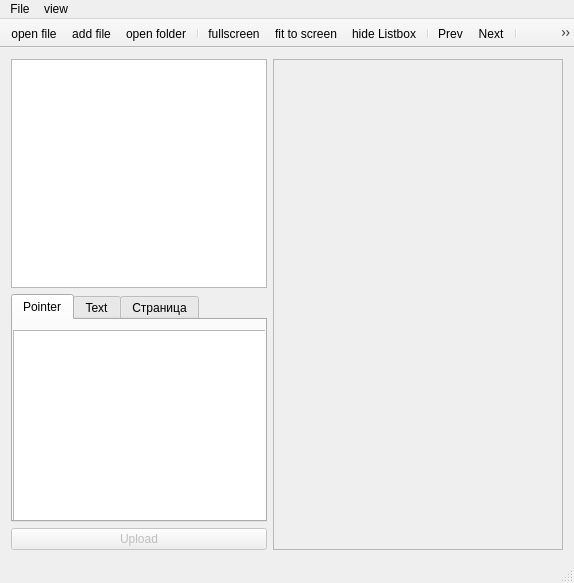
<?xml version="1.0" encoding="UTF-8"?>
<ui version="4.0">
 <class>MainWindowClass</class>
 <widget class="QMainWindow" name="MainWindowClass">
  <property name="geometry">
   <rect>
    <x>0</x>
    <y>0</y>
    <width>574</width>
    <height>583</height>
   </rect>
  </property>
  <property name="windowTitle">
   <string>QVi</string>
  </property>
  <property name="windowIcon">
   <iconset resource="resource.qrc">
    <normaloff>:/images/images/icon.png</normaloff>:/images/images/icon.png</iconset>
  </property>
  <widget class="QWidget" name="centralWidget">
   <property name="sizePolicy">
    <sizepolicy hsizetype="Expanding" vsizetype="Expanding">
     <horstretch>0</horstretch>
     <verstretch>0</verstretch>
    </sizepolicy>
   </property>
   <layout class="QHBoxLayout" name="horizontalLayout_2" stretch="0,1">
    <property name="sizeConstraint">
     <enum>QLayout::SetDefaultConstraint</enum>
    </property>
    <item>
     <layout class="QVBoxLayout" name="verticalLayout" stretch="0,0,0">
      <property name="sizeConstraint">
       <enum>QLayout::SetMaximumSize</enum>
      </property>
      <property name="rightMargin">
       <number>0</number>
      </property>
      <item>
       <widget class="MyListView" name="listView">
        <property name="enabled">
         <bool>true</bool>
        </property>
        <property name="sizePolicy">
         <sizepolicy hsizetype="Expanding" vsizetype="Expanding">
          <horstretch>0</horstretch>
          <verstretch>0</verstretch>
         </sizepolicy>
        </property>
        <property name="minimumSize">
         <size>
          <width>130</width>
          <height>0</height>
         </size>
        </property>
        <property name="maximumSize">
         <size>
          <width>1000000</width>
          <height>16777215</height>
         </size>
        </property>
        <property name="baseSize">
         <size>
          <width>0</width>
          <height>0</height>
         </size>
        </property>
        <property name="editTriggers">
         <set>QAbstractItemView::NoEditTriggers</set>
        </property>
        <property name="selectionMode">
         <enum>QAbstractItemView::SingleSelection</enum>
        </property>
        <property name="iconSize">
         <size>
          <width>100</width>
          <height>100</height>
         </size>
        </property>
        <property name="movement">
         <enum>QListView::Static</enum>
        </property>
        <property name="flow">
         <enum>QListView::LeftToRight</enum>
        </property>
        <property name="isWrapping" stdset="0">
         <bool>true</bool>
        </property>
        <property name="resizeMode">
         <enum>QListView::Fixed</enum>
        </property>
        <property name="viewMode">
         <enum>QListView::IconMode</enum>
        </property>
        <property name="selectionRectVisible">
         <bool>false</bool>
        </property>
       </widget>
      </item>
      <item>
       <widget class="QTabWidget" name="tabWidget">
        <property name="currentIndex">
         <number>0</number>
        </property>
        <widget class="QWidget" name="tab">
         <attribute name="title">
          <string>Pointer</string>
         </attribute>
         <widget class="QTreeView" name="pointer">
          <property name="geometry">
           <rect>
            <x>0</x>
            <y>10</y>
            <width>256</width>
            <height>192</height>
           </rect>
          </property>
         </widget>
        </widget>
        <widget class="QWidget" name="tab_2">
         <attribute name="title">
          <string>Text</string>
         </attribute>
         <widget class="QWidget" name="layoutWidget">
          <property name="geometry">
           <rect>
            <x>0</x>
            <y>0</y>
            <width>251</width>
            <height>217</height>
           </rect>
          </property>
          <layout class="QVBoxLayout" name="verticalLayout_2">
           <property name="spacing">
            <number>0</number>
           </property>
           <property name="sizeConstraint">
            <enum>QLayout::SetMinimumSize</enum>
           </property>
           <item>
            <widget class="QLabel" name="label">
             <property name="text">
              <string>Description</string>
             </property>
            </widget>
           </item>
           <item>
            <widget class="QTextEdit" name="textEdit"/>
           </item>
          </layout>
         </widget>
        </widget>
        <widget class="QWidget" name="tab_3">
         <attribute name="title">
          <string>Страница</string>
         </attribute>
         <widget class="QWidget" name="layoutWidget">
          <property name="geometry">
           <rect>
            <x>0</x>
            <y>0</y>
            <width>271</width>
            <height>66</height>
           </rect>
          </property>
          <layout class="QVBoxLayout" name="verticalLayout_3">
           <property name="sizeConstraint">
            <enum>QLayout::SetMaximumSize</enum>
           </property>
           <item>
            <layout class="QHBoxLayout" name="horizontalLayout_5">
             <item>
              <widget class="QLabel" name="label_3">
               <property name="text">
                <string>Author</string>
               </property>
              </widget>
             </item>
             <item>
              <widget class="QLineEdit" name="lineEdit_2"/>
             </item>
            </layout>
           </item>
           <item>
            <layout class="QHBoxLayout" name="horizontalLayout_4">
             <item>
              <widget class="QLabel" name="label_2">
               <property name="text">
                <string>Sources</string>
               </property>
              </widget>
             </item>
             <item>
              <widget class="QLineEdit" name="lineEdit"/>
             </item>
            </layout>
           </item>
          </layout>
         </widget>
        </widget>
       </widget>
      </item>
      <item>
       <widget class="QPushButton" name="uploadButton">
        <property name="enabled">
         <bool>false</bool>
        </property>
        <property name="text">
         <string>Upload</string>
        </property>
       </widget>
      </item>
     </layout>
    </item>
    <item>
     <widget class="QFrame" name="frame">
      <property name="frameShape">
       <enum>QFrame::StyledPanel</enum>
      </property>
      <property name="frameShadow">
       <enum>QFrame::Sunken</enum>
      </property>
      <layout class="QHBoxLayout" name="horizontalLayout_3">
       <property name="spacing">
        <number>1</number>
       </property>
       <property name="margin">
        <number>1</number>
       </property>
       <item>
        <widget class="QScrollArea" name="scrollArea">
         <property name="sizePolicy">
          <sizepolicy hsizetype="Expanding" vsizetype="Expanding">
           <horstretch>0</horstretch>
           <verstretch>0</verstretch>
          </sizepolicy>
         </property>
         <property name="autoFillBackground">
          <bool>false</bool>
         </property>
         <property name="frameShape">
          <enum>QFrame::NoFrame</enum>
         </property>
         <property name="frameShadow">
          <enum>QFrame::Sunken</enum>
         </property>
         <property name="lineWidth">
          <number>0</number>
         </property>
         <property name="widgetResizable">
          <bool>true</bool>
         </property>
         <widget class="QWidget" name="scrollAreaWidgetContents">
          <property name="geometry">
           <rect>
            <x>0</x>
            <y>0</y>
            <width>288</width>
            <height>486</height>
           </rect>
          </property>
          <property name="sizePolicy">
           <sizepolicy hsizetype="Expanding" vsizetype="Expanding">
            <horstretch>0</horstretch>
            <verstretch>0</verstretch>
           </sizepolicy>
          </property>
          <property name="autoFillBackground">
           <bool>true</bool>
          </property>
          <layout class="QHBoxLayout" name="horizontalLayout">
           <property name="spacing">
            <number>0</number>
           </property>
           <property name="margin">
            <number>0</number>
           </property>
           <item>
            <widget class="QImageLabel" name="imageLabel">
             <property name="sizePolicy">
              <sizepolicy hsizetype="Expanding" vsizetype="Expanding">
               <horstretch>0</horstretch>
               <verstretch>0</verstretch>
              </sizepolicy>
             </property>
             <property name="autoFillBackground">
              <bool>true</bool>
             </property>
             <property name="frameShape">
              <enum>QFrame::NoFrame</enum>
             </property>
             <property name="frameShadow">
              <enum>QFrame::Raised</enum>
             </property>
             <property name="lineWidth">
              <number>0</number>
             </property>
             <property name="text">
              <string/>
             </property>
             <property name="scaledContents">
              <bool>false</bool>
             </property>
             <property name="alignment">
              <set>Qt::AlignCenter</set>
             </property>
             <property name="indent">
              <number>0</number>
             </property>
            </widget>
           </item>
          </layout>
         </widget>
        </widget>
       </item>
      </layout>
     </widget>
    </item>
   </layout>
  </widget>
  <widget class="QMenuBar" name="menuBar">
   <property name="geometry">
    <rect>
     <x>0</x>
     <y>0</y>
     <width>574</width>
     <height>21</height>
    </rect>
   </property>
   <widget class="QMenu" name="menuFile">
    <property name="title">
     <string>File</string>
    </property>
    <addaction name="actionOpenFile"/>
    <addaction name="actionAdd_file"/>
    <addaction name="actionOpen_folder"/>
    <addaction name="separator"/>
    <addaction name="actionExit"/>
   </widget>
   <widget class="QMenu" name="menuView">
    <property name="title">
     <string>view</string>
    </property>
    <addaction name="separator"/>
    <addaction name="actionFullscreen"/>
    <addaction name="actionFit_to_screen"/>
    <addaction name="separator"/>
    <addaction name="actionHide_Listbox"/>
    <addaction name="separator"/>
    <addaction name="actionPrev"/>
    <addaction name="actionNext"/>
   </widget>
   <addaction name="menuFile"/>
   <addaction name="menuView"/>
  </widget>
  <widget class="QToolBar" name="mainToolBar">
   <property name="movable">
    <bool>false</bool>
   </property>
   <property name="floatable">
    <bool>false</bool>
   </property>
   <attribute name="toolBarArea">
    <enum>TopToolBarArea</enum>
   </attribute>
   <attribute name="toolBarBreak">
    <bool>false</bool>
   </attribute>
   <addaction name="actionOpenFile"/>
   <addaction name="actionAdd_file"/>
   <addaction name="actionOpen_folder"/>
   <addaction name="separator"/>
   <addaction name="actionFullscreen"/>
   <addaction name="actionFit_to_screen"/>
   <addaction name="actionHide_Listbox"/>
   <addaction name="separator"/>
   <addaction name="actionPrev"/>
   <addaction name="actionNext"/>
   <addaction name="separator"/>
   <addaction name="actionRotate_Counter_Clockwise"/>
   <addaction name="actionRotate_Clockwise"/>
   <addaction name="separator"/>
   <addaction name="actionExit"/>
  </widget>
  <widget class="QStatusBar" name="statusBar"/>
  <action name="actionOpenFile">
   <property name="icon">
    <iconset resource="resource.qrc">
     <normaloff>:/images/images/document-open.png</normaloff>:/images/images/document-open.png</iconset>
   </property>
   <property name="text">
    <string>open file</string>
   </property>
   <property name="toolTip">
    <string>open file</string>
   </property>
   <property name="shortcutContext">
    <enum>Qt::WindowShortcut</enum>
   </property>
  </action>
  <action name="actionFullscreen">
   <property name="checkable">
    <bool>true</bool>
   </property>
   <property name="icon">
    <iconset resource="resource.qrc">
     <normaloff>:/images/images/view-fullscreen.svg</normaloff>:/images/images/view-fullscreen.svg</iconset>
   </property>
   <property name="text">
    <string>fullscreen</string>
   </property>
   <property name="shortcut">
    <string>Ctrl+F</string>
   </property>
   <property name="shortcutContext">
    <enum>Qt::WindowShortcut</enum>
   </property>
   <property name="visible">
    <bool>true</bool>
   </property>
   <property name="menuRole">
    <enum>QAction::TextHeuristicRole</enum>
   </property>
  </action>
  <action name="actionFit_to_screen">
   <property name="checkable">
    <bool>true</bool>
   </property>
   <property name="icon">
    <iconset resource="resource.qrc">
     <normaloff>:/images/images/zoom-fit-best.svg</normaloff>:/images/images/zoom-fit-best.svg</iconset>
   </property>
   <property name="text">
    <string>fit to screen</string>
   </property>
   <property name="shortcut">
    <string>Ctrl+E</string>
   </property>
  </action>
  <action name="actionOpen_folder">
   <property name="icon">
    <iconset resource="resource.qrc">
     <normaloff>:/images/images/folder-open.png</normaloff>:/images/images/folder-open.png</iconset>
   </property>
   <property name="text">
    <string>open folder</string>
   </property>
  </action>
  <action name="actionExit">
   <property name="icon">
    <iconset resource="resource.qrc">
     <normaloff>:/images/images/window-close.png</normaloff>:/images/images/window-close.png</iconset>
   </property>
   <property name="text">
    <string>Exit</string>
   </property>
   <property name="shortcut">
    <string>Ctrl+Q</string>
   </property>
  </action>
  <action name="actionHide_Listbox">
   <property name="checkable">
    <bool>true</bool>
   </property>
   <property name="icon">
    <iconset resource="resource.qrc">
     <normaloff>:/images/images/stock_form-listbox.png</normaloff>:/images/images/stock_form-listbox.png</iconset>
   </property>
   <property name="text">
    <string>hide Listbox</string>
   </property>
  </action>
  <action name="actionNext">
   <property name="icon">
    <iconset resource="resource.qrc">
     <normaloff>:/images/images/go-next.png</normaloff>:/images/images/go-next.png</iconset>
   </property>
   <property name="text">
    <string>Next</string>
   </property>
   <property name="shortcut">
    <string>Down</string>
   </property>
  </action>
  <action name="actionPrev">
   <property name="icon">
    <iconset resource="resource.qrc">
     <normaloff>:/images/images/go-previous.png</normaloff>:/images/images/go-previous.png</iconset>
   </property>
   <property name="text">
    <string>Prev</string>
   </property>
   <property name="shortcut">
    <string>Up</string>
   </property>
  </action>
  <action name="actionAdd_file">
   <property name="icon">
    <iconset resource="resource.qrc">
     <normaloff>:/images/images/list-add.png</normaloff>:/images/images/list-add.png</iconset>
   </property>
   <property name="text">
    <string>add file</string>
   </property>
  </action>
  <action name="actionRotate_Clockwise">
   <property name="icon">
    <iconset resource="resource.qrc">
     <normaloff>:/images/images/Gnome-object-rotate-right.svg</normaloff>:/images/images/Gnome-object-rotate-right.svg</iconset>
   </property>
   <property name="text">
    <string>rotate Clockwise</string>
   </property>
  </action>
  <action name="actionRotate_Counter_Clockwise">
   <property name="icon">
    <iconset resource="resource.qrc">
     <normaloff>:/images/images/Gnome-object-rotate-left.svg</normaloff>:/images/images/Gnome-object-rotate-left.svg</iconset>
   </property>
   <property name="text">
    <string>rotate Counter-Clockwise</string>
   </property>
  </action>
 </widget>
 <layoutdefault spacing="6" margin="11"/>
 <customwidgets>
  <customwidget>
   <class>QImageLabel</class>
   <extends>QLabel</extends>
   <header>qimagelabel.h</header>
  </customwidget>
  <customwidget>
   <class>MyListView</class>
   <extends>QListView</extends>
   <header location="global">mylistview.h</header>
   <slots>
    <signal>newSelection(QModelIndex)</signal>
   </slots>
  </customwidget>
 </customwidgets>
 <resources>
  <include location="resource.qrc"/>
 </resources>
 <connections/>
</ui>
